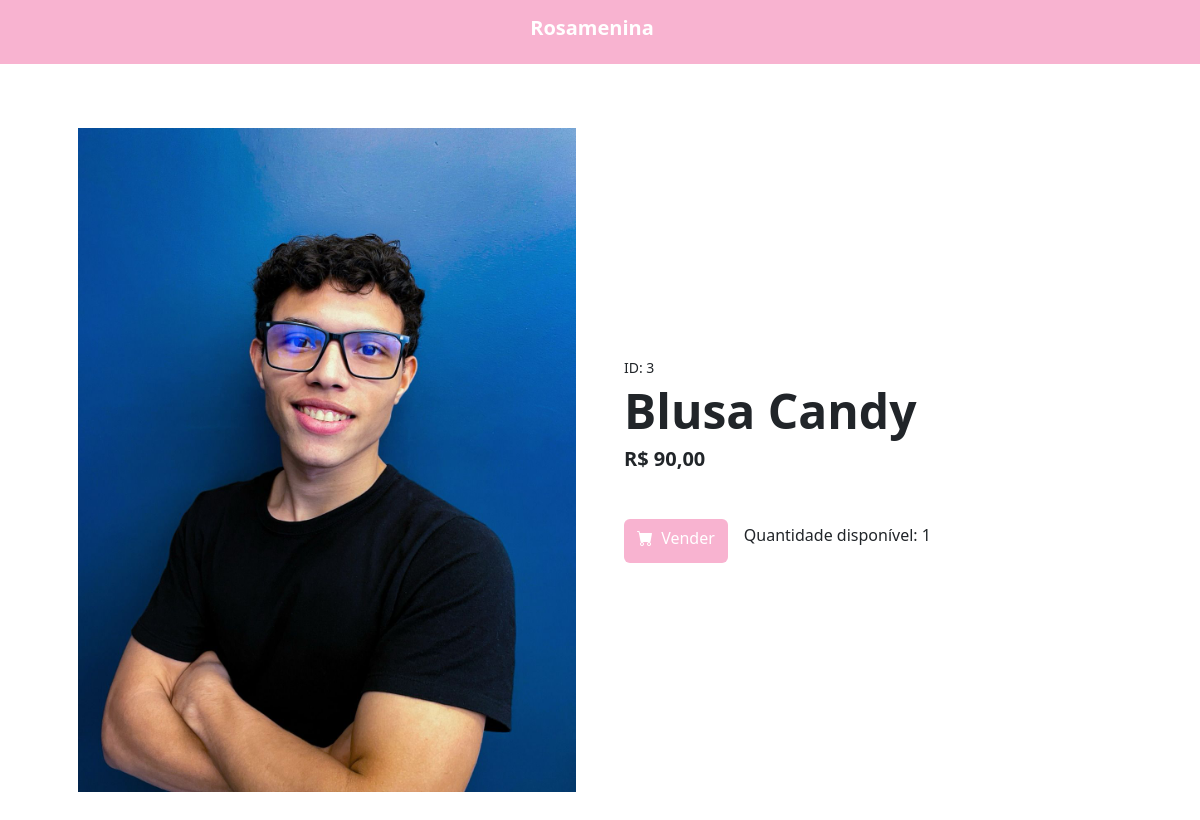
The page /produto/3 on the database as committed earlier.
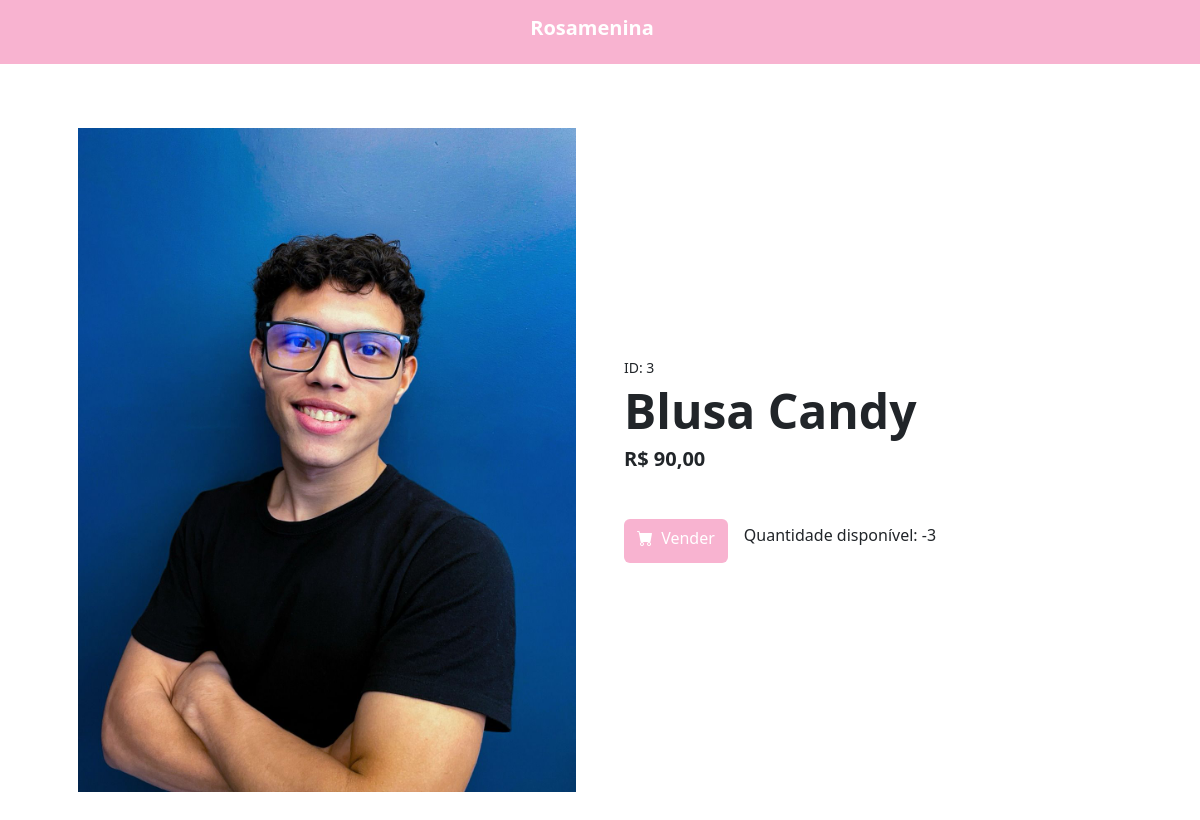
The same page on the database as committed later.
### store/models.py (models this page shows, shortened)
class Product(models.Model):
    product_id = models.AutoField
    nome = models.CharField(max_length=50)
    marca = models.CharField(max_length=50, default="")
    categoria = models.CharField(max_length=50, default="")
    cor = models.CharField(max_length=50, default="")
    preco = models.DecimalField(max_digits=10, decimal_places=2)
    descricao = models.CharField(max_length=300, blank=True, null=True)
    quantidade = models.IntegerField(default=1)
    imagem = models.ImageField(upload_to="produtos/", default="" )
    naloja = models.BooleanField(default=True)
    class Meta:
        verbose_name = "Produto"
        verbose_name_plural = "Produtos"

### store/views.py (the view)
# urls.py: path('produto/<int:pk>', ProductDetailView.as_view(), name='productview'),
class ProductDetailView(DetailView):
    model = Product
    template_name = 'productview.html'
    context_object_name = 'product'

### store/templates/productview.html (shortened to what this page needs)
{% load static %}
<!DOCTYPE html>
<html lang="en">
    <head>
        <link href="https://cdn.jsdelivr.net/npm/bootstrap-icons@1.5.0/font/bootstrap-icons.css" rel="stylesheet" />
        <link href="{% static 'store/item.css' %}" rel="stylesheet" />
    </head>
    <body>
        <nav class="navbar navbar-expand-lg p-0" style="background-color: #f8b3d0; align-items: center; justify-content: center; display: flex; text-align: center;">
            <div class="px-5 m-auto" style="align-items: center; justify-content: center; display: flex; text-align: center;">
                <a class="navbar-brand mt-2" style="color: #ffffff;" href="{% url 'ProductListView' %}"> <p><strong> Rosamenina </strong> </p></a>
            </div>
        </nav>
        <section class="py-3">
            <div class="container px-4 px-lg-5 my-5">
            <div class="row gx-4 gx-lg-5 align-items-center">
                <div class="col-md-6"><img class="card-img-top mb-5 mb-md-0" src="{{ product.imagem.url }}" alt="{{ product.nome }}" /></div>
                <div class="col-md-6">
                <div class="small mb-1">ID: {{ product.id }}</div>
                <h1 class="display-5 fw-bolder">{{ product.nome }}</h1>
                <h5 class="mb-5"><strong>R$ {{ product.preco }} </strong> </h5>
                <div class="d-flex">
                    <a class="btn flex-shrink-0 me-3"  style="background-color: #f8b3d0; color: #fff;" href="{% url 'sale' product.id %}">
                        <i class="bi-cart-fill me-1"></i>
                        Vender
                    </a>
                <p class="mt-1"> Quantidade disponível: {{ product.quantidade }} </p>
                </div>
                </div>
            </div>
            </div>
        </section>
    </body>
</html>

Rows that differ between the two databases and show on the page:
changed Product "Blusa Candy": quantidade "1" → "-3"
